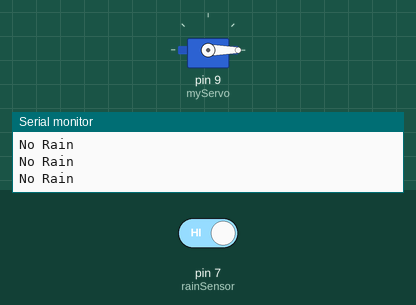
Simulated run of this sketch. Board: Arduino Uno, built with avr-gcc and run on an emulated ATmega328P. On the bench: servo, the last lines printed to the serial monitor. The inputs (shaded band) are chosen by the test bench; at power-on: pin 7 (rainSensor) HIGH.

Above: at 1.8 s.
1.9 s: pin 7 (rainSensor) driven LOW
At 3.2 s:
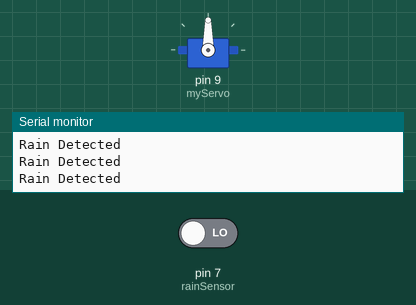
3.5 s: pin 7 (rainSensor) driven HIGH
At 4.4 s:
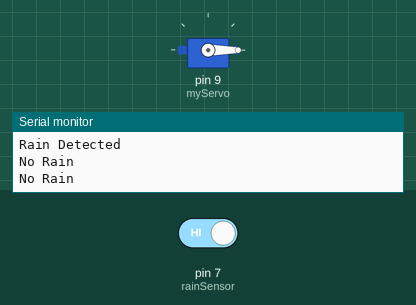
Timing chart, 0 to 6.5 s (numbered marks = the images above; inputs shaded):
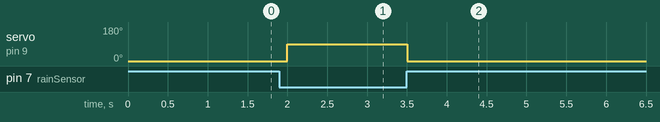

Measured:
- after the input at 1.9 s, servo on pin 9 (myServo): 0° → 90° after 0.10 s
- after the input at 3.5 s, servo on pin 9 (myServo): 90° → 0° at once

The sketch:

rain_Drop.ino
```cpp
#include <Servo.h>

Servo myServo;

int rainSensor = 7;
int rainValue;

void setup() {
  pinMode(rainSensor, INPUT);
  myServo.attach(9);
  myServo.write(0);   // initial position
  Serial.begin(9600);
}

void loop() {

  rainValue = digitalRead(rainSensor);

  if (rainValue == LOW) {   // water detected
    Serial.println("Rain Detected");
    myServo.write(90);
  }
  else {                    // no rain
    Serial.println("No Rain");
    myServo.write(0);
  }

  delay(500);
}
```
